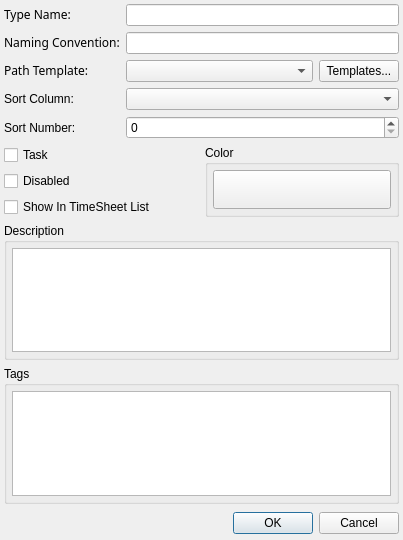
<ui version="4.0" >
 <class>EditAssetTypeDialogUI</class>
 <widget class="QDialog" name="EditAssetTypeDialogUI" >
  <property name="geometry" >
   <rect>
    <x>0</x>
    <y>0</y>
    <width>403</width>
    <height>540</height>
   </rect>
  </property>
  <property name="windowTitle" >
   <string>Edit Asset Type...</string>
  </property>
  <layout class="QVBoxLayout" >
   <property name="margin" >
    <number>4</number>
   </property>
   <property name="spacing" >
    <number>6</number>
   </property>
   <item>
    <layout class="QGridLayout" >
     <property name="margin" >
      <number>0</number>
     </property>
     <property name="spacing" >
      <number>6</number>
     </property>
     <item row="2" column="0" >
      <widget class="QLabel" name="label_3" >
       <property name="text" >
        <string>&lt;html>&lt;head>&lt;meta name="qrichtext" content="1" />&lt;/head>&lt;body style=" white-space: pre-wrap; font-family:Sans Serif; font-weight:400; font-style:normal; text-decoration:none;">&lt;p style=" margin-top:0px; margin-bottom:0px; margin-left:0px; margin-right:0px; -qt-block-indent:0; text-indent:0px;">Path Template:&lt;/p>&lt;/body>&lt;/html></string>
       </property>
      </widget>
     </item>
     <item row="3" column="0" >
      <widget class="QLabel" name="label_4" >
       <property name="text" >
        <string>Sort Column:</string>
       </property>
      </widget>
     </item>
     <item row="3" column="1" >
      <widget class="QComboBox" name="mSortColumnCombo" />
     </item>
     <item row="0" column="0" >
      <widget class="QLabel" name="label" >
       <property name="text" >
        <string>&lt;html>&lt;head>&lt;meta name="qrichtext" content="1" />&lt;/head>&lt;body style=" white-space: pre-wrap; font-family:Sans Serif; font-weight:400; font-style:normal; text-decoration:none;">&lt;p style=" margin-top:0px; margin-bottom:0px; margin-left:0px; margin-right:0px; -qt-block-indent:0; text-indent:0px;">Type Name:&lt;/p>&lt;/body>&lt;/html></string>
       </property>
      </widget>
     </item>
     <item row="2" column="1" >
      <layout class="QHBoxLayout" >
       <property name="margin" >
        <number>0</number>
       </property>
       <property name="spacing" >
        <number>6</number>
       </property>
       <item>
        <widget class="QComboBox" name="mPathTemplateCombo" />
       </item>
       <item>
        <widget class="QPushButton" name="mEditPathTemplatesButton" >
         <property name="sizePolicy" >
          <sizepolicy>
           <hsizetype>4</hsizetype>
           <vsizetype>0</vsizetype>
           <horstretch>0</horstretch>
           <verstretch>0</verstretch>
          </sizepolicy>
         </property>
         <property name="text" >
          <string>Templates...</string>
         </property>
        </widget>
       </item>
      </layout>
     </item>
     <item row="0" column="1" >
      <widget class="QLineEdit" name="mTypeName" />
     </item>
     <item row="1" column="0" >
      <widget class="QLabel" name="label_2" >
       <property name="text" >
        <string>&lt;html>&lt;head>&lt;meta name="qrichtext" content="1" />&lt;/head>&lt;body style=" white-space: pre-wrap; font-family:Sans Serif; font-weight:400; font-style:normal; text-decoration:none;">&lt;p style=" margin-top:0px; margin-bottom:0px; margin-left:0px; margin-right:0px; -qt-block-indent:0; text-indent:0px;">Naming Convention:&lt;/p>&lt;/body>&lt;/html></string>
       </property>
      </widget>
     </item>
     <item row="1" column="1" >
      <widget class="QLineEdit" name="mNameRE" />
     </item>
     <item row="4" column="0" >
      <widget class="QLabel" name="label_5" >
       <property name="text" >
        <string>Sort Number:</string>
       </property>
      </widget>
     </item>
     <item row="4" column="1" >
      <widget class="QSpinBox" name="mSortNumberSpin" />
     </item>
    </layout>
   </item>
   <item>
    <layout class="QHBoxLayout" >
     <property name="margin" >
      <number>0</number>
     </property>
     <property name="spacing" >
      <number>6</number>
     </property>
     <item>
      <layout class="QVBoxLayout" >
       <property name="margin" >
        <number>0</number>
       </property>
       <property name="spacing" >
        <number>6</number>
       </property>
       <item>
        <widget class="QCheckBox" name="mTaskCheck" >
         <property name="text" >
          <string>Task</string>
         </property>
        </widget>
       </item>
       <item>
        <widget class="QCheckBox" name="mDisabledCheck" >
         <property name="text" >
          <string>Disabled</string>
         </property>
        </widget>
       </item>
       <item>
        <widget class="QCheckBox" name="mAllowTimeCheck" >
         <property name="text" >
          <string>Show In TimeSheet List</string>
         </property>
        </widget>
       </item>
      </layout>
     </item>
     <item>
      <widget class="QGroupBox" name="groupBox" >
       <property name="title" >
        <string>Color</string>
       </property>
       <layout class="QVBoxLayout" >
        <property name="margin" >
         <number>5</number>
        </property>
        <property name="spacing" >
         <number>6</number>
        </property>
        <item>
         <widget class="QPushButton" name="mColorButton" >
          <property name="sizePolicy" >
           <sizepolicy>
            <hsizetype>1</hsizetype>
            <vsizetype>3</vsizetype>
            <horstretch>0</horstretch>
            <verstretch>0</verstretch>
           </sizepolicy>
          </property>
          <property name="text" >
           <string/>
          </property>
         </widget>
        </item>
       </layout>
      </widget>
     </item>
    </layout>
   </item>
   <item>
    <widget class="QGroupBox" name="groupBox_2" >
     <property name="title" >
      <string>Description</string>
     </property>
     <layout class="QVBoxLayout" >
      <property name="margin" >
       <number>5</number>
      </property>
      <property name="spacing" >
       <number>6</number>
      </property>
      <item>
       <widget class="QTextEdit" name="mDescriptionEdit" />
      </item>
     </layout>
    </widget>
   </item>
   <item>
    <widget class="QGroupBox" name="groupBox_3" >
     <property name="title" >
      <string>Tags</string>
     </property>
     <layout class="QVBoxLayout" >
      <property name="margin" >
       <number>5</number>
      </property>
      <property name="spacing" >
       <number>6</number>
      </property>
      <item>
       <widget class="QTextEdit" name="mTagsEdit" />
      </item>
     </layout>
    </widget>
   </item>
   <item>
    <layout class="QHBoxLayout" >
     <property name="margin" >
      <number>0</number>
     </property>
     <property name="spacing" >
      <number>6</number>
     </property>
     <item>
      <spacer>
       <property name="orientation" >
        <enum>Qt::Horizontal</enum>
       </property>
       <property name="sizeHint" >
        <size>
         <width>131</width>
         <height>26</height>
        </size>
       </property>
      </spacer>
     </item>
     <item>
      <widget class="QPushButton" name="mOKButton" >
       <property name="text" >
        <string>OK</string>
       </property>
       <property name="default" >
        <bool>true</bool>
       </property>
      </widget>
     </item>
     <item>
      <widget class="QPushButton" name="mCancelButton" >
       <property name="text" >
        <string>Cancel</string>
       </property>
      </widget>
     </item>
    </layout>
   </item>
  </layout>
 </widget>
 <tabstops>
  <tabstop>mTypeName</tabstop>
  <tabstop>mNameRE</tabstop>
  <tabstop>mPathTemplateCombo</tabstop>
  <tabstop>mEditPathTemplatesButton</tabstop>
  <tabstop>mTaskCheck</tabstop>
  <tabstop>mDisabledCheck</tabstop>
  <tabstop>mOKButton</tabstop>
  <tabstop>mCancelButton</tabstop>
 </tabstops>
 <resources/>
 <connections>
  <connection>
   <sender>mOKButton</sender>
   <signal>clicked()</signal>
   <receiver>EditAssetTypeDialogUI</receiver>
   <slot>accept()</slot>
   <hints>
    <hint type="sourcelabel" >
     <x>278</x>
     <y>253</y>
    </hint>
    <hint type="destinationlabel" >
     <x>96</x>
     <y>254</y>
    </hint>
   </hints>
  </connection>
  <connection>
   <sender>mCancelButton</sender>
   <signal>clicked()</signal>
   <receiver>EditAssetTypeDialogUI</receiver>
   <slot>reject()</slot>
   <hints>
    <hint type="sourcelabel" >
     <x>369</x>
     <y>253</y>
    </hint>
    <hint type="destinationlabel" >
     <x>179</x>
     <y>282</y>
    </hint>
   </hints>
  </connection>
 </connections>
</ui>
